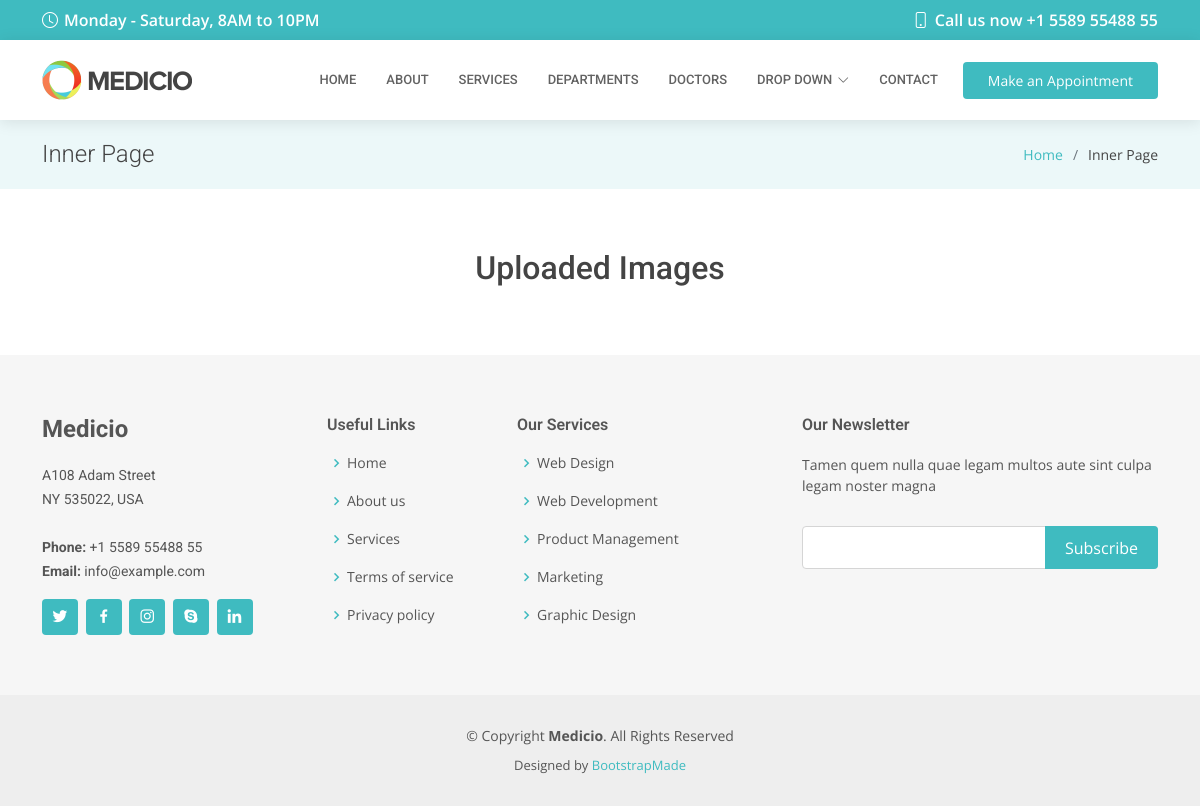
Page /showimage/ on the earlier database version.
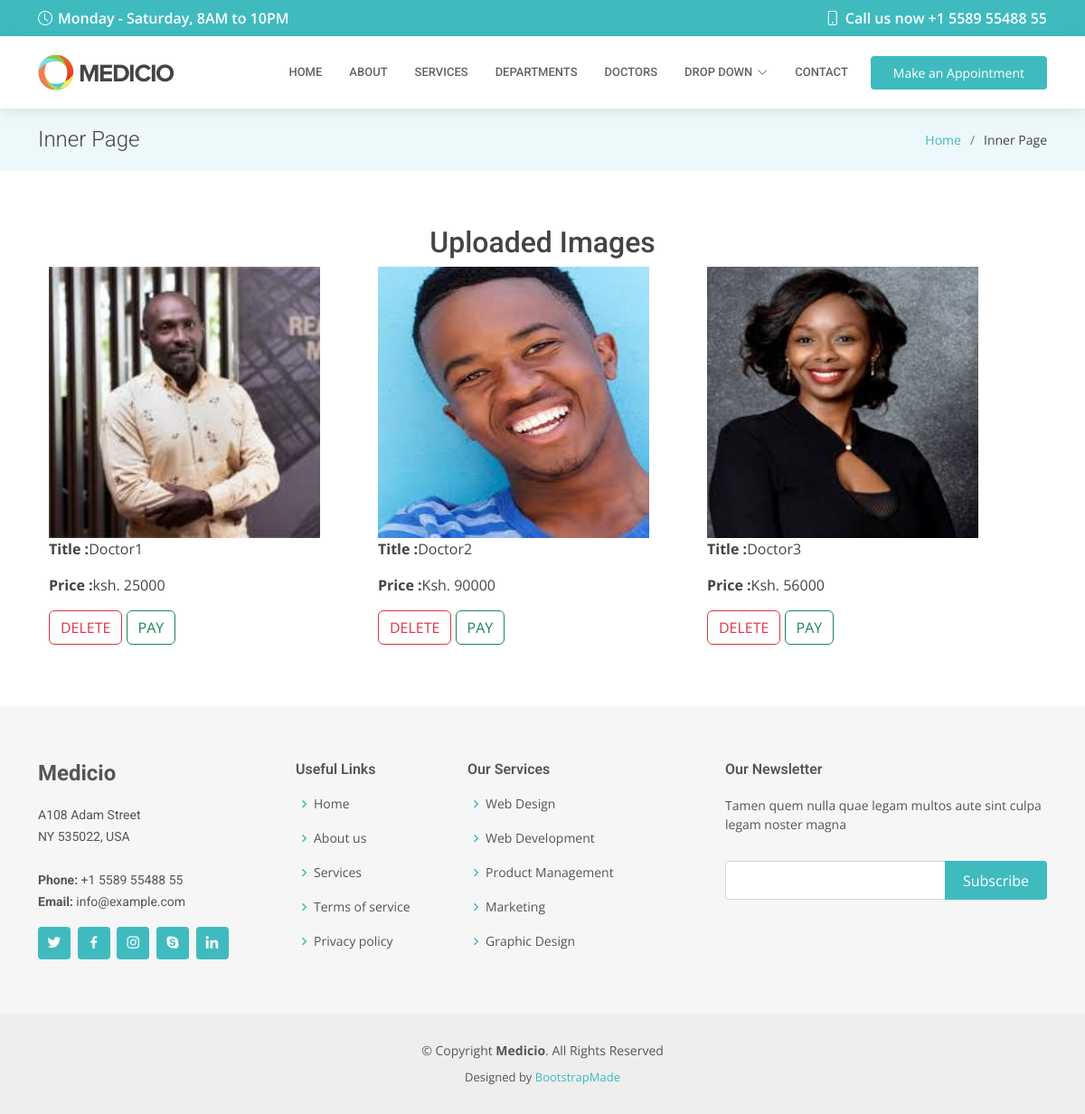
Same page on the later database version.
### medixapp/models.py (models this page shows, shortened)
class ImageModel(models.Model):
    image = models.ImageField(upload_to='images/')
    title = models.CharField(max_length=50)
    price = models.CharField(max_length=50)

### medixapp/views.py (the view)
# urls.py: path('showimage/', views.show_image, name='image'),
def show_image(request):
    images = ImageModel.objects.all()
    return render(request, 'show_image.html', {'images': images})

### templates/show_image.html
{% extends 'inner-page.html' %}
{% load static %}
{% block body %}
      <h2 class="text-center">Uploaded Images</h2>
       <div class="container">
          <div style="display: flex;
          justify-content:space-between;
          flex-wrap: wrap">
              {% for image in images %}
              <div class="col mb-2">
                  <img src="{{ image.image.url }}" alt="Uploaded Image" style="width: 300px;height:300px"> <br>
                  <p><strong>Title :</strong>{{ image.title }}</p>
                  <p><strong>Price :</strong>{{ image.price }}</p>
                  <a href="/imagedelete/{{ image.id }}" class="btn btn-outline-danger">DELETE</a>
                  <a href="" class="btn btn-outline-success">PAY</a><br>
              </div>
           {% endfor %}
          </div>
       </div>
{% endblock %}

### templates/inner-page.html (shortened to what this page needs)
<!DOCTYPE html>
<html lang="en">
<head>
    {% load static %}
  <link href="{% static 'assets/vendor/fontawesome-free/css/all.min.css' %}" rel="stylesheet">
  <link href="{% static 'assets/vendor/animate.css/animate.min.css' %}" rel="stylesheet">
  <link href="{% static 'assets/vendor/aos/aos.css' %}" rel="stylesheet">
  <link href="{% static 'assets/vendor/bootstrap/css/bootstrap.min.css' %}" rel="stylesheet">
  <link href="{% static 'assets/vendor/bootstrap-icons/bootstrap-icons.css' %}" rel="stylesheet">
  <link href="{% static 'assets/vendor/boxicons/css/boxicons.min.css' %}" rel="stylesheet">
  <link href="{% static 'assets/vendor/glightbox/css/glightbox.min.css' %}" rel="stylesheet">
  <link href="{% static 'assets/vendor/swiper/swiper-bundle.min.css' %}" rel="stylesheet">
  <link href="{% static 'assets/css/style.css' %}" rel="stylesheet">
</head>
<body>
  <div id="topbar" class="d-flex align-items-center fixed-top">
    <div class="container d-flex align-items-center justify-content-center justify-content-md-between">
      <div class="align-items-center d-none d-md-flex">
        <i class="bi bi-clock"></i> Monday - Saturday, 8AM to 10PM
      </div>
      <div class="d-flex align-items-center">
        <i class="bi bi-phone"></i> Call us now +1 5589 55488 55
      </div>
    </div>
  </div>
  <header id="header" class="fixed-top">
    <div class="container d-flex align-items-center">
      <a href="index.html" class="logo me-auto"><img src="{% static 'assets/img/logo.png' %}" alt=""></a>
      <nav id="navbar" class="navbar order-last order-lg-0">
        <ul>
          <li><a class="nav-link scrollto " href="#hero">Home</a></li>
          <li><a class="nav-link scrollto" href="#about">About</a></li>
          <li><a class="nav-link scrollto" href="#services">Services</a></li>
          <li><a class="nav-link scrollto" href="#departments">Departments</a></li>
          <li><a class="nav-link scrollto" href="#doctors">Doctors</a></li>
          <li class="dropdown"><a href="#"><span>Drop Down</span> <i class="bi bi-chevron-down"></i></a>
          </li>
          <li><a class="nav-link scrollto" href="#contact">Contact</a></li>
        </ul>
      </nav>
      <a href="#appointment" class="appointment-btn scrollto"><span class="d-none d-md-inline">Make an</span> Appointment</a>
    </div>
  </header>
  <main id="main">
    <section class="breadcrumbs">
      <div class="container">
        <div class="d-flex justify-content-between align-items-center">
          <h2>Inner Page</h2>
          <ol>
            <li><a href="index.html">Home</a></li>
            <li>Inner Page</li>
          </ol>
        </div>
      </div>
    </section>
    <section class="inner-page">
      <div class="container">
        {% block body %}
        {% endblock %}
      </div>
    </section>
  </main>
  <footer id="footer">
    <div class="footer-top">
      <div class="container">
        <div class="row">
          <div class="col-lg-3 col-md-6">
            <div class="footer-info">
              <h3>Medicio</h3>
              <p>
                A108 Adam Street <br>
                NY 535022, USA<br><br>
                <strong>Phone:</strong> +1 5589 55488 55<br>
                <strong>Email:</strong> info@example.com<br>
              </p>
              <div class="social-links mt-3">
                <a href="#" class="twitter"><i class="bx bxl-twitter"></i></a>
                <a href="#" class="facebook"><i class="bx bxl-facebook"></i></a>
                <a href="#" class="instagram"><i class="bx bxl-instagram"></i></a>
                <a href="#" class="google-plus"><i class="bx bxl-skype"></i></a>
                <a href="#" class="linkedin"><i class="bx bxl-linkedin"></i></a>
              </div>
            </div>
          </div>
          <div class="col-lg-2 col-md-6 footer-links">
            <h4>Useful Links</h4>
            <ul>
              <li><i class="bx bx-chevron-right"></i> <a href="#">Home</a></li>
              <li><i class="bx bx-chevron-right"></i> <a href="#">About us</a></li>
              <li><i class="bx bx-chevron-right"></i> <a href="#">Services</a></li>
              <li><i class="bx bx-chevron-right"></i> <a href="#">Terms of service</a></li>
              <li><i class="bx bx-chevron-right"></i> <a href="#">Privacy policy</a></li>
            </ul>
          </div>
          <div class="col-lg-3 col-md-6 footer-links">
            <h4>Our Services</h4>
            <ul>
              <li><i class="bx bx-chevron-right"></i> <a href="#">Web Design</a></li>
              <li><i class="bx bx-chevron-right"></i> <a href="#">Web Development</a></li>
              <li><i class="bx bx-chevron-right"></i> <a href="#">Product Management</a></li>
              <li><i class="bx bx-chevron-right"></i> <a href="#">Marketing</a></li>
              <li><i class="bx bx-chevron-right"></i> <a href="#">Graphic Design</a></li>
            </ul>
          </div>
          <div class="col-lg-4 col-md-6 footer-newsletter">
            <h4>Our Newsletter</h4>
            <p>Tamen quem nulla quae legam multos aute sint culpa legam noster magna</p>
            <form action="" method="post">
              <input type="email" name="email"><input type="submit" value="Subscribe">
            </form>
          </div>
        </div>
      </div>
    </div>
    <div class="container">
      <div class="copyright">
        &copy; Copyright <strong><span>Medicio</span></strong>. All Rights Reserved
      </div>
      <div class="credits">
        Designed by <a href="https://bootstrapmade.com/">BootstrapMade</a>
      </div>
    </div>
  </footer>
</body>
</html>

### static/assets/css/style.css (style rules this page uses)
body { font-family: "Open Sans", sans-serif; color: #444444; }
a { color: #3fbbc0; text-decoration: none; }
h1, h2, h3, h4, h5, h6 { font-family: "Roboto", sans-serif; }
#topbar { background: #3fbbc0; color: #fff; height: 40px; font-size: 16px; font-weight: 600; z-index: 996; transition: all 0.5s; }
#topbar i { padding-right: 6px; line-height: 0; }
#header { background: #fff; transition: all 0.5s; z-index: 997; padding: 20px 0; top: 40px; box-shadow: 0px 2px 15px rgba(0, 0, 0, 0.1); }
#header .logo { font-size: 28px; margin: 0; padding: 0; line-height: 1; font-weight: 600; letter-spacing: 0.5px; text-transform: uppercase; }
#header .logo img { max-height: 40px; }
.appointment-btn { margin-left: 25px; background: #3fbbc0; color: #fff; border-radius: 4px; padding: 8px 25px; white-space: nowrap; transition: 0.3s; font-size: 14px; display: inline-block; }
.navbar { padding: 0; }
.navbar ul { margin: 0; padding: 0; display: flex; list-style: none; align-items: center; }
.navbar li { position: relative; }
.navbar a, .navbar a:focus { display: flex; align-items: center; justify-content: space-between; padding: 10px 0 10px 30px; font-family: "Roboto", sans-serif; font-size: 13px; color: #626262; white-space: nowrap; transition: 0.3s; text-transform: uppercase; font-weight: 500; }
.navbar a i, .navbar a:focus i { font-size: 12px; line-height: 0; margin-left: 5px; }
section { padding: 60px 0; overflow: hidden; }
.breadcrumbs { padding: 20px 0; background-color: #ecf8f9; min-height: 40px; margin-top: 120px; }
.breadcrumbs h2 { font-size: 24px; font-weight: 300; margin: 0; }
.breadcrumbs ol { display: flex; flex-wrap: wrap; list-style: none; padding: 0; margin: 0; font-size: 14px; }
.breadcrumbs ol li+li { padding-left: 10px; }
.breadcrumbs ol li+li::before { display: inline-block; padding-right: 10px; color: #6c757d; content: "/"; }
#footer { background: #eeeeee; padding: 0 0 30px 0; color: #555555; font-size: 14px; }
#footer .footer-top { background: #f6f6f6; padding: 60px 0 30px 0; }
#footer .footer-top .footer-info { margin-bottom: 30px; }
#footer .footer-top .footer-info h3 { font-size: 24px; margin: 0 0 20px 0; padding: 2px 0 2px 0; line-height: 1; font-weight: 700; }
#footer .footer-top .footer-info p { font-size: 14px; line-height: 24px; margin-bottom: 0; font-family: "Roboto", sans-serif; }
#footer .footer-top .social-links a { font-size: 18px; display: inline-block; background: #3fbbc0; color: #fff; line-height: 1; padding: 8px 0; margin-right: 4px; border-radius: 4px; text-align: center; width: 36px; height: 36px; transition: 0.3s; }
#footer .footer-top h4 { font-size: 16px; font-weight: 600; position: relative; padding-bottom: 12px; }
#footer .footer-top .footer-links { margin-bottom: 30px; }
#footer .footer-top .footer-links ul { list-style: none; padding: 0; margin: 0; }
#footer .footer-top .footer-links ul i { padding-right: 2px; color: #3fbbc0; font-size: 18px; line-height: 1; }
#footer .footer-top .footer-links ul li { padding: 10px 0; display: flex; align-items: center; }
#footer .footer-top .footer-links ul li:first-child { padding-top: 0; }
#footer .footer-top .footer-links ul a { color: #555555; transition: 0.3s; display: inline-block; line-height: 1; }
#footer .footer-top .footer-newsletter form { margin-top: 30px; background: #fff; padding: 6px 10px; position: relative; border: 1px solid #d5d5d5; border-radius: 4px; }
#footer .footer-top .footer-newsletter form input[type=email] { border: 0; padding: 4px; width: calc(100% - 110px); }
#footer .footer-top .footer-newsletter form input[type=submit] { position: absolute; top: -1px; right: -1px; bottom: -1px; border: 0; background: none; font-size: 16px; padding: 0 20px; background: #3fbbc0; color: #fff; transition: 0.3s; border-radius: 0 4px 4px 0; }
#footer .copyright { text-align: center; padding-top: 30px; }
#footer .credits { padding-top: 10px; text-align: center; font-size: 13px; }

Differences in the rows shown:
added ImageModel: image (picture), title "Doctor1", price "ksh. 25000"
added ImageModel: image (picture), title "Doctor2", price "Ksh. 90000"
added ImageModel: image (picture), title "Doctor3", price "Ksh. 56000"
